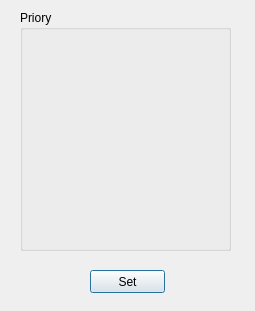
<?xml version="1.0" encoding="UTF-8"?>
<ui version="4.0">
 <class>dialog_priory</class>
 <widget class="QDialog" name="dialog_priory">
  <property name="geometry">
   <rect>
    <x>0</x>
    <y>0</y>
    <width>255</width>
    <height>311</height>
   </rect>
  </property>
  <property name="windowTitle">
   <string>Dialog</string>
  </property>
  <widget class="QGroupBox" name="PrioryBox">
   <property name="geometry">
    <rect>
     <x>20</x>
     <y>10</y>
     <width>211</width>
     <height>241</height>
    </rect>
   </property>
   <property name="title">
    <string>Priory</string>
   </property>
  </widget>
  <widget class="QPushButton" name="pushButton">
   <property name="geometry">
    <rect>
     <x>90</x>
     <y>270</y>
     <width>75</width>
     <height>23</height>
    </rect>
   </property>
   <property name="text">
    <string>Set</string>
   </property>
  </widget>
 </widget>
 <resources/>
 <connections/>
</ui>
